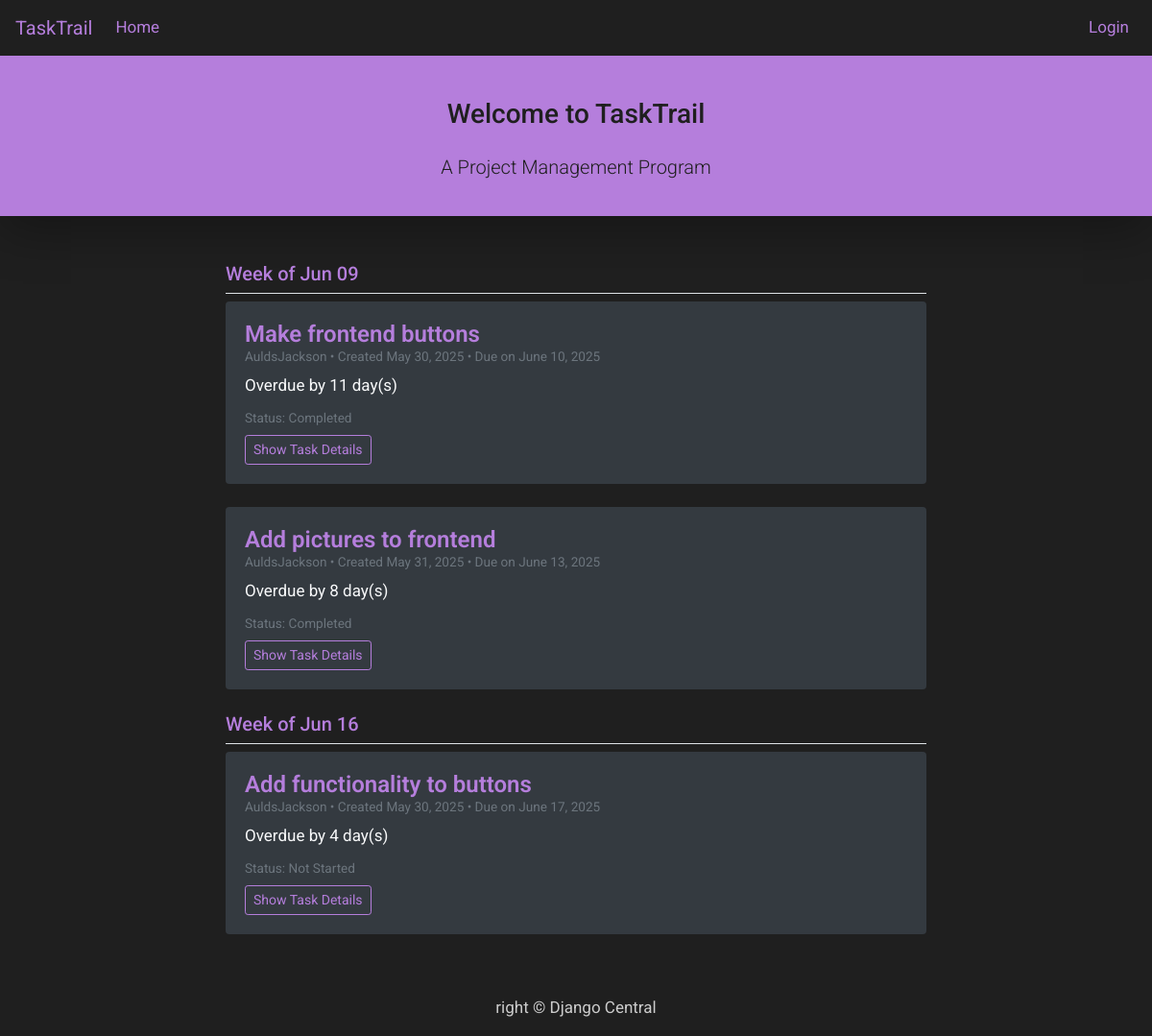
Before: / with the older database file.
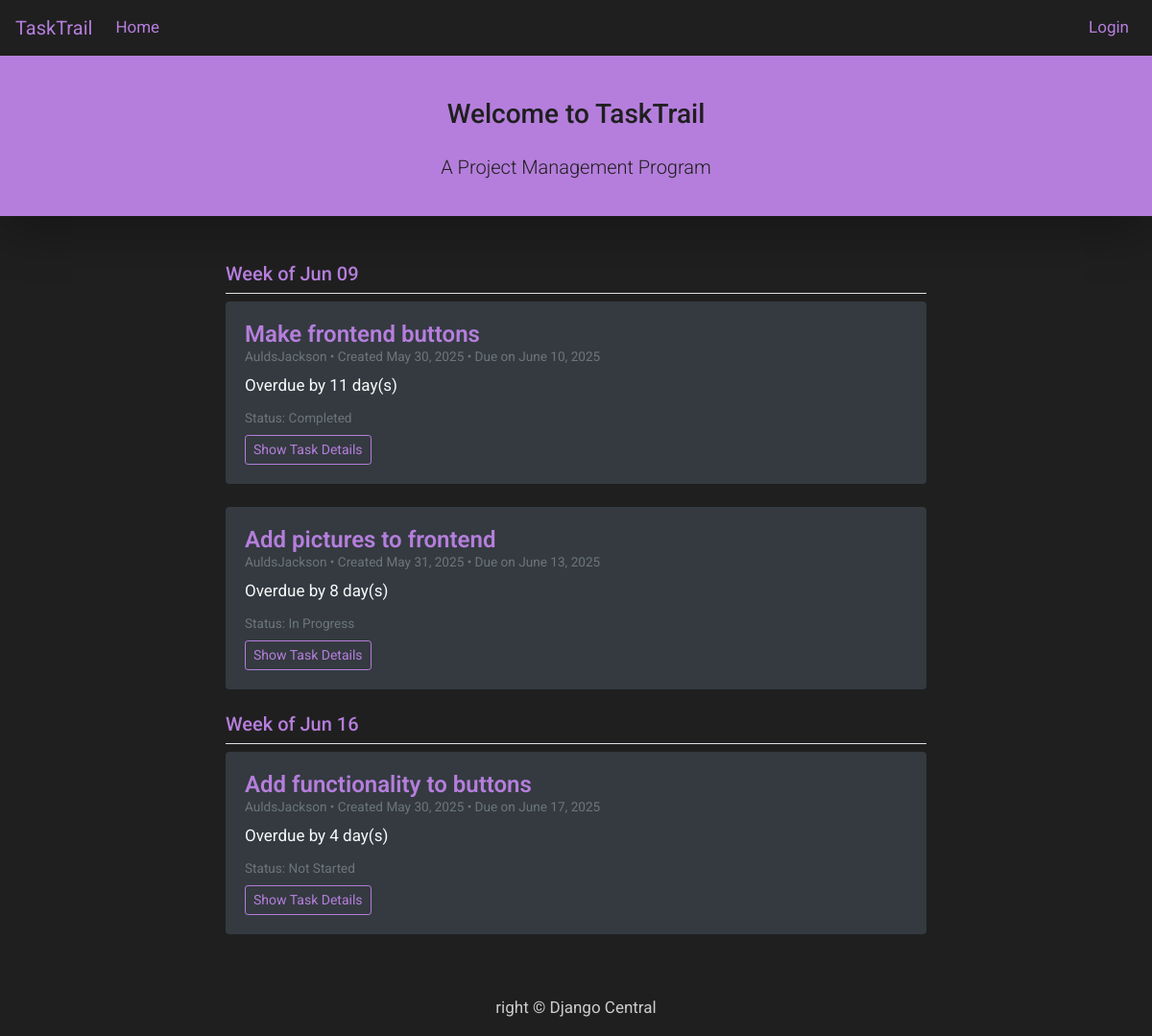
After: the same page with the newer database file.
### TrailApp/models.py (models this page shows, shortened)
class Task(models.Model):
    title = models.CharField(max_length=200, unique=True)
    slug = models.SlugField(max_length=200, unique=True)
    author = models.ForeignKey(User, on_delete= models.CASCADE,related_name='task_posts')
    updated_on = models.DateTimeField(auto_now= True)
    content = models.TextField()
    created_on = models.DateTimeField(auto_now_add=True)
    status = models.IntegerField(choices=STATUS, default=0)
    due = models.DateField()
    taskstatus = models.IntegerField(choices=TASKSTATUS, default=0)
    class Meta:
        ordering = ['-created_on']

### TrailApp/views.py (the view)
# urls.py: path('', cache_page(300)(views.TaskList.as_view()), name='home'),
class TaskList(generic.ListView):
    model = Task
    template_name = 'index.html'
    context_object_name = 'task_list'
    def get_queryset(self):
        return Task.objects.all().order_by('due')
    def get_context_data(self, **kwargs):
        context = super().get_context_data(**kwargs)
        task_list = self.get_queryset()
        grouped_tasks = defaultdict(list)
        today = date.today()
        for task in task_list:
            if not task.due:
                group_label = "No Due Date"
                task.due_in = "No due date"
            else:
                start_of_week = task.due - timedelta(days=task.due.weekday())
                group_label = start_of_week.strftime("Week of %b %d")
                delta = task.due - today
                if delta.days < 0:
                    task.due_in = f"Overdue by {-delta.days} day(s)"
                elif delta.days == 0:
                    task.due_in = "Due today"
                else:
                    task.due_in = f"Due in {delta.days} day(s)"
            grouped_tasks[group_label].append(task)
        logger.info("Accessed Home Page at " + str(datetime.datetime.now()) + " hours!")
        context['grouped_tasks'] = dict(grouped_tasks)
        return context

### templates/index.html
{% extends "base.html" %}
{% block content %}
<header class="masthead">
    <div class="container">
        <div class="row">
            <div class="col-md-8 col-lg-10 mx-auto text-center">
                <div class="site-heading">
                    <h3 class="my-4">Welcome to TaskTrail</h3>
                    <p class="lead">A Project Management Program</p>
                </div>
            </div>
        </div>
    </div>
</header>
<div class="container py-4">
    <div class="row">
        <div class="col-md-10 col-lg-8 mx-auto">
            {% for week, tasks in grouped_tasks.items %}
                <h5 class="text-lavender border-bottom pb-2 mt-4">{{ week }}</h5>
                {% for task in tasks %}
                <div class="card mb-4 shadow-sm rounded border-0 bg-dark text-light">
                    <div class="card-body">
                        <h4 class="card-title mb-1 text-lavender">{{ task.title }}</h4>
                        <p class="card-subtitle mb-2 text-muted small">
                            {{ task.author }} • Created {{ task.created_on|date:"M d, Y" }} • Due on {{ task.due }}
                        </p>
                        <p class="card-text">
                            {{ task.due_in }}
                        </p>
                        <p class="card-subtitle mb-2 text-muted small">
                            Status: {{ task.get_taskstatus_display }}
                        </p>
                        <a href="{% url 'task_detail' task.slug %}" class="btn btn-outline-light btn-sm">Show Task Details</a>
                    </div>
                </div>
                {% endfor %}
            {% empty %}
                <p class="text-center text-muted">No tasks to display.</p>
            {% endfor %}
        </div>
    </div>
</div>
{% endblock %}

### templates/base.html (shortened to what this page needs)
<!DOCTYPE html>
<html>
    <head>
        <link rel="stylesheet" href="https://maxcdn.bootstrapcdn.com/bootstrap/4.0.0/css/bootstrap.min.css"
 />
    </head>
    <body>
        <nav class="navbar navbar-expand-lg navbar-light custom-dark">
            <a class="navbar-brand" href="/">TaskTrail</a>
            <div class="collapse navbar-collapse" id="navbarText">
                <ul class="navbar-nav mr-auto">
                    <li class="nav-item">
                        <a class="nav-link" href="/">Home</a>
                    </li>
                </ul>
                <ul class="navbar-nav ml-auto">
                    {% if user.is_authenticated %}
                        <li class="nav-item">
                            <a class="nav-link" href="#">Welcome, {{ user.username }}</a>
                        </li>
                        <li class="nav-item">
                            <a class="nav-link" href="/logout">Logout</a>
                        </li>
                    {% else %}
                        <li class="nav-item">
                            <a class="nav-link" href="/login">Login</a>
                        </li>
                    {% endif %}
                </ul>
            </div>
        </nav>
        {% block content %}{% endblock content %}
        <footer class="py-3 bg-grey">
            <p class="m-0 text-light-gray text-center ">right &copy; Django Central</p>
        </footer>
    </body>
</html>

### templates/base.html (style rules this page uses)
body { font-family: "Roboto", sans-serif; font-size: 17px; background-color: #1f1f1f; }
.masthead { background: #3398E1; height: auto; padding-bottom: 15px; box-shadow: 0 16px 48px rgb(39, 77, 114); padding-top: 10px; }
.custom-dark { background-color: #1f1f1f !important; }
.custom-dark .navbar-brand, .custom-dark .nav-link { color: #b57edc !important; }
.text-light-gray { color: #cccccc; }
.masthead { background-color: #b57edc; padding-top: 20px; padding-bottom: 20px; box-shadow: 0 16px 48px rgba(0, 0, 0, 0.3); }
.masthead h3, .masthead p { color: #1f1f1f !important; }
.text-lavender { color: #b57edc; }
.card.bg-dark { background-color: #2a2a2a; }
.card-title { font-weight: 600; }
.btn-outline-light { border-color: #b57edc; color: #b57edc; }

Changed rows visible on the page:
changed Task "Add pictures to frontend": taskstatus "Completed" → "In Progress"
